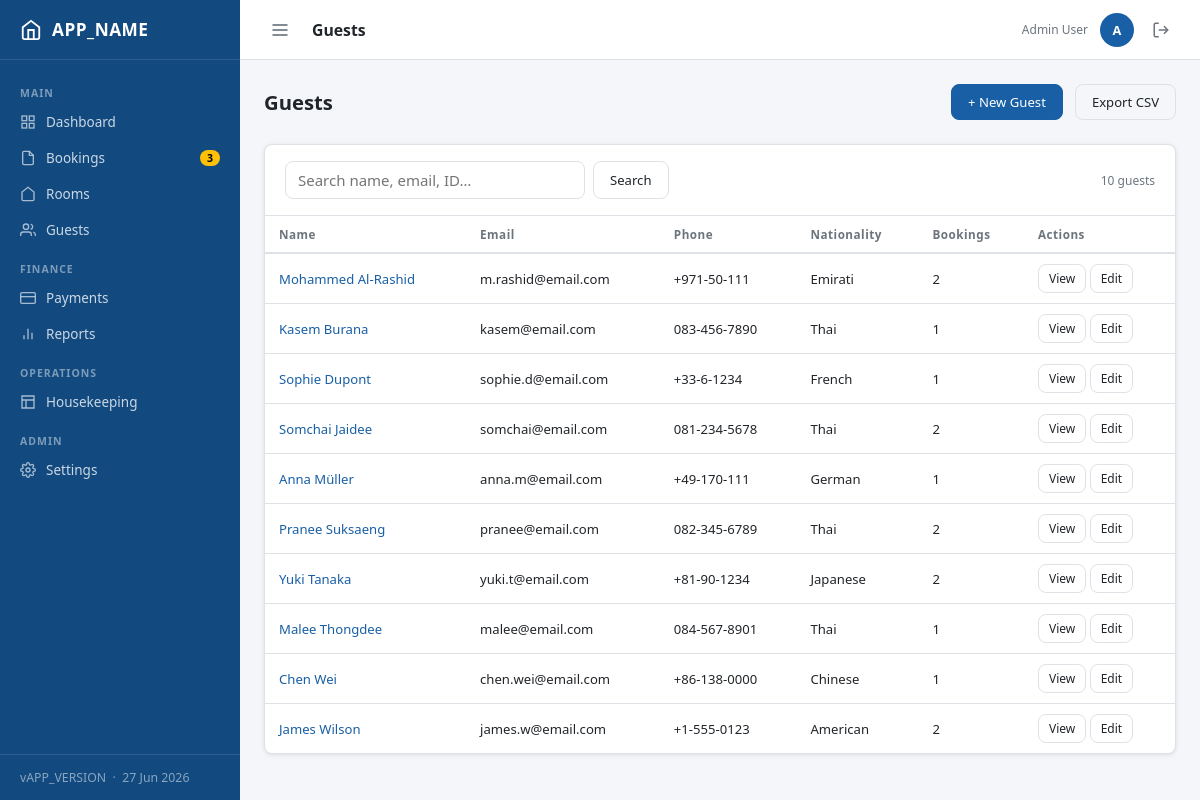
Screenshot of /modules/guests/index.php (signed in) with the database file from the repository.
### tables this page shows
CREATE TABLE guests (
    id           INT UNSIGNED AUTO_INCREMENT PRIMARY KEY,
    first_name   VARCHAR(80) NOT NULL,
    last_name    VARCHAR(80) NOT NULL,
    email        VARCHAR(150) NULL,
    phone        VARCHAR(30) NULL,
    id_type      ENUM('passport','national_id','driver_license','other') NOT NULL DEFAULT 'national_id',
    id_number    VARCHAR(50) NULL,
    nationality  VARCHAR(60) NULL,
    address      TEXT NULL,
    notes        TEXT NULL,
    created_at   DATETIME NOT NULL DEFAULT CURRENT_TIMESTAMP,
    updated_at   DATETIME NOT NULL DEFAULT CURRENT_TIMESTAMP ON UPDATE CURRENT_TIMESTAMP,
    INDEX idx_email (email),
    INDEX idx_name  (last_name, first_name)
);

### core/helpers.php (called while the page is built, shortened)
<?php
function e(mixed $val): string {
    return htmlspecialchars((string)$val, ENT_QUOTES | ENT_SUBSTITUTE, 'UTF-8');
}

### core/Database.php (called while the page is built, shortened)
<?php
class Database {
    private static ?PDO $instance = null;
    public static function getInstance(): PDO {
        if (self::$instance === null) {
            $dsn = sprintf('mysql:host=%s;dbname=%s;charset=%s', DB_HOST, DB_NAME, DB_CHARSET);
            self::$instance = new PDO($dsn, DB_USER, DB_PASS, [
                PDO::ATTR_ERRMODE            => PDO::ERRMODE_EXCEPTION,
                PDO::ATTR_DEFAULT_FETCH_MODE => PDO::FETCH_ASSOC,
                PDO::ATTR_EMULATE_PREPARES   => false,
            ]);
        }
        return self::$instance;
    }
    public static function query(string $sql, array $params = []): array {
        $stmt = self::getInstance()->prepare($sql);
        $stmt->execute($params);
        return $stmt->fetchAll();
    }
    public static function queryOne(string $sql, array $params = []): ?array {
        $rows = self::query($sql, $params);
        return $rows[0] ?? null;
    }
}

### modules/guests/index.php (the view, shortened to what this page needs)
<?php
require_once __DIR__ . '/../../includes/header.php';
$search  = trim($_GET['q'] ?? '');
$page    = max(1, (int)($_GET['page'] ?? 1));
$perPage = 25;
$offset  = ($page - 1) * $perPage;
$where  = '1=1';
$params = [];
$total  = Database::queryOne("SELECT COUNT(*) c FROM guests WHERE {$where}", $params)['c'] ?? 0;
$guests = Database::query("SELECT * FROM guests WHERE {$where} ORDER BY last_name, first_name LIMIT {$perPage} OFFSET {$offset}", $params);
?>
<div class="page-header">
  <h1>Guests</h1>
  <a href="create.php" class="btn btn-primary">+ New Guest</a>
  <a href="?q=<?= urlencode($search) ?>&export=1" class="btn btn-ghost">Export CSV</a>
</div>
<div class="card">
  <div class="card-header">
    <form method="get" class="d-flex gap-8" style="flex:1">
      <input type="text" name="q" value="<?= e($search) ?>" class="form-control" style="max-width:300px" placeholder="Search name, email, ID…">
      <button type="submit" class="btn btn-ghost">Search</button>
    </form>
    <span class="text-sm text-muted"><?= number_format($total) ?> guest<?= $total!==1?'s':'' ?></span>
  </div>
  <div class="table-wrap">
    <table>
      <thead><tr><th>Name</th><th>Email</th><th>Phone</th><th>Nationality</th><th>Bookings</th><th>Actions</th></tr></thead>
      <tbody>
      <?php if (empty($guests)): ?>
        <tr><td colspan="6" class="text-center text-muted" style="padding:30px">No guests found</td></tr>
      <?php else: ?>
        <?php foreach ($guests as $g):
          $bc = Database::queryOne("SELECT COUNT(*) c FROM bookings WHERE guest_id=?",[$g['id']])['c'] ?? 0;
        ?>
        <tr>
          <td><a href="view.php?id=<?= $g['id'] ?>"><?= e($g['first_name'].' '.$g['last_name']) ?></a></td>
          <td><?= e($g['email'] ?? '—') ?></td>
          <td><?= e($g['phone'] ?? '—') ?></td>
          <td><?= e($g['nationality'] ?? '—') ?></td>
          <td><?= $bc ?></td>
          <td>
            <a href="view.php?id=<?= $g['id'] ?>" class="btn btn-sm btn-ghost">View</a>
            <a href="edit.php?id=<?= $g['id'] ?>" class="btn btn-sm btn-ghost">Edit</a>
          </td>
        </tr>
        <?php endforeach; ?>
      <?php endif; ?>
      </tbody>
    </table>
  </div>
</div>
<?php include __DIR__ . '/../../includes/footer.php'; ?>

### assets/css/app.css (style rules this page uses)
:root { --primary: #185FA5; --primary-dark: #124a80; --primary-light: #e8f1fb; --success: #28a745; --warning: #ffc107; --danger: #dc3545; --info: #17a2b8; --secondary: #6c757d; --dark: #343a40; --bg: #f4f6f9; --surface: #ffffff; --border: #dee2e6; --text: #212529; --text-muted: #6c757d; --sidebar-w: 240px; --header-h: 60px; --radius: 8px; --shadow: 0 1px 4px rgba(0,0,0,.10); --shadow-md: 0 4px 12px rgba(0,0,0,.12); }
*, *::before, *::after { box-sizing: border-box; margin: 0; padding: 0; }
html { font-size: 15px; }
body { font-family: 'Segoe UI', system-ui, sans-serif; background: var(--bg); color: var(--text); min-height: 100vh; }
a { color: var(--primary); text-decoration: none; }
button, input, select, textarea { font-family: inherit; font-size: inherit; }
.nav-item svg { flex-shrink: 0; opacity: .8; }
.card { background: var(--surface); border-radius: var(--radius); box-shadow: var(--shadow); border: 1px solid var(--border); }
.card-header { padding: 16px 20px; border-bottom: 1px solid var(--border); display: flex; align-items: center; gap: 10px; }
.table-wrap { overflow-x: auto; }
table { width: 100%; border-collapse: collapse; font-size: .875rem; }
thead th { padding: 10px 14px; text-align: left; font-weight: 600; font-size: .78rem; letter-spacing: .5px; color: var(--text-muted); border-bottom: 2px solid var(--border); white-space: nowrap; }
tbody tr { border-bottom: 1px solid var(--border); transition: background .1s; }
tbody tr:last-child { border-bottom: none; }
td { padding: 10px 14px; vertical-align: middle; }
.btn { display: inline-flex; align-items: center; gap: 6px; padding: 8px 16px; border-radius: var(--radius); font-size: .875rem; font-weight: 500; border: 1px solid transparent; cursor: pointer; transition: background .15s, border-color .15s, box-shadow .15s; white-space: nowrap; text-decoration: none; }
.btn-sm { padding: 5px 10px; font-size: .8rem; }
.btn-primary { background: var(--primary); color: #fff; border-color: var(--primary); }
.btn-ghost { background: transparent; border-color: var(--border); color: var(--text); }
.form-control { display: block; width: 100%; padding: 8px 12px; border: 1px solid var(--border); border-radius: var(--radius); background: var(--surface); color: var(--text); transition: border-color .15s, box-shadow .15s; }
.page-header { display: flex; align-items: center; gap: 12px; margin-bottom: 24px; flex-wrap: wrap; }
.page-header h1 { font-size: 1.35rem; font-weight: 700; flex: 1; }
.text-muted { color: var(--text-muted) !important; }
.text-sm { font-size: .8rem; }
.d-flex { display: flex; }
.gap-8 { gap: 8px; }

### rows the page displays
guests: first_name+last_name "Mohammed Al-Rashid", email "m.rashid@email.com", phone "+971-50-111", nationality "Emirati", bc "2"
guests: first_name+last_name "Kasem Burana", email "kasem@email.com", phone "083-456-7890", nationality "Thai", bc "1"
guests: first_name+last_name "Sophie Dupont", email "sophie.d@email.com", phone "+33-6-1234", nationality "French", bc "1"
guests: first_name+last_name "Somchai Jaidee", email "somchai@email.com", phone "081-234-5678", nationality "Thai", bc "2"
guests: first_name+last_name "Anna Müller", email "anna.m@email.com", phone "+49-170-111", nationality "German", bc "1"
guests: first_name+last_name "Pranee Suksaeng", email "pranee@email.com", phone "082-345-6789", nationality "Thai", id "2"
guests: first_name+last_name "Yuki Tanaka", email "yuki.t@email.com", phone "+81-90-1234", nationality "Japanese", bc "2"
guests: first_name+last_name "Malee Thongdee", email "malee@email.com", phone "084-567-8901", nationality "Thai", bc "1"
guests: first_name+last_name "Chen Wei", email "chen.wei@email.com", phone "+86-138-0000", nationality "Chinese", bc "1"
guests: first_name+last_name "James Wilson", email "james.w@email.com", phone "+1-555-0123", nationality "American", bc "2"

### other values shown
APP_NAME "APP_NAME"
$label "Dashboard Bookings Rooms Guests Payments Reports Housekeeping Settings"
$badge "3"
APP_VERSION "APP_VERSION"
$pageTitle "Guests"
$user['name'] "Admin User"
substr($user['name'],0,1) "A"
$total "10"
